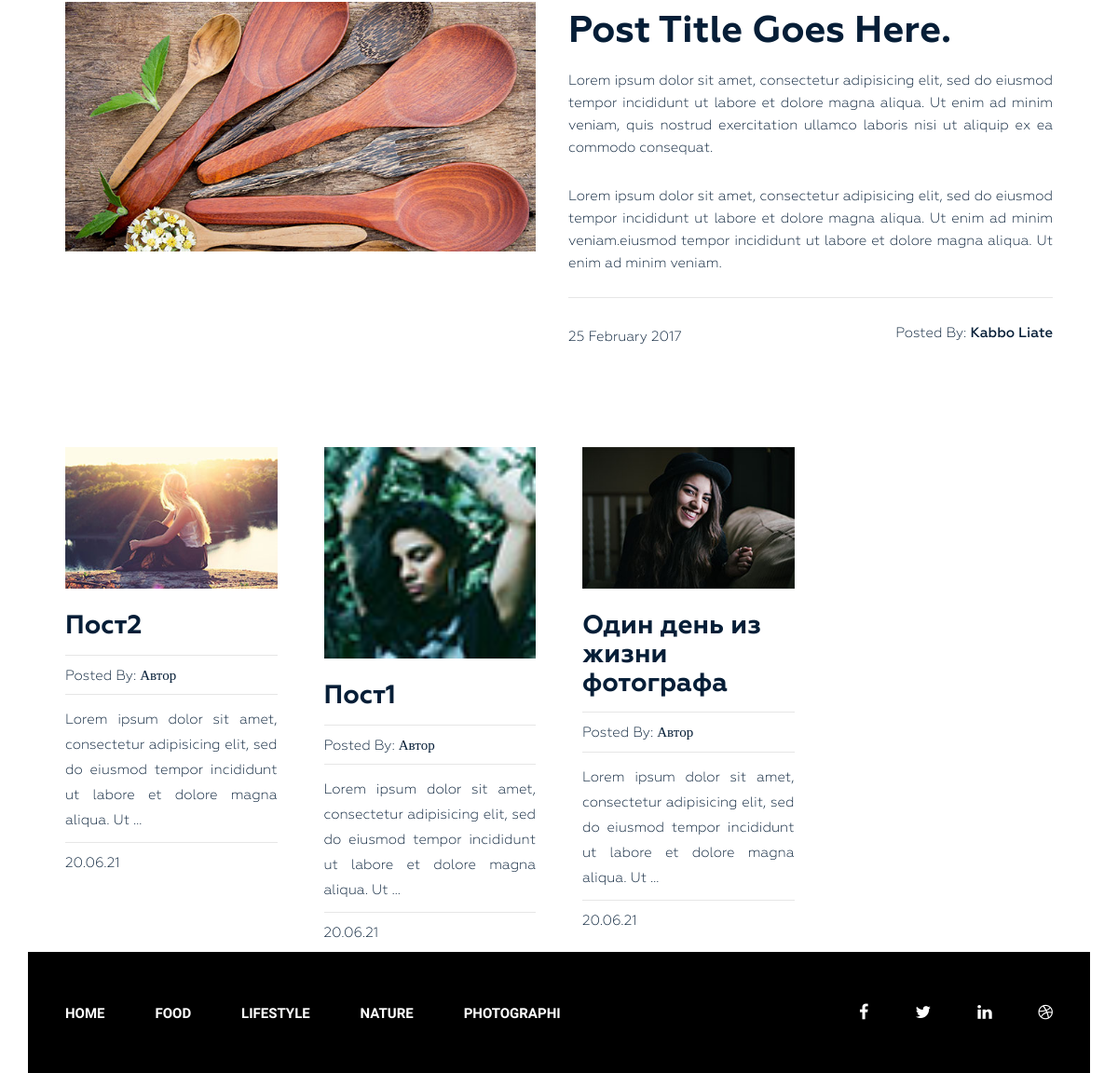
The app's page / (lower part), older data.
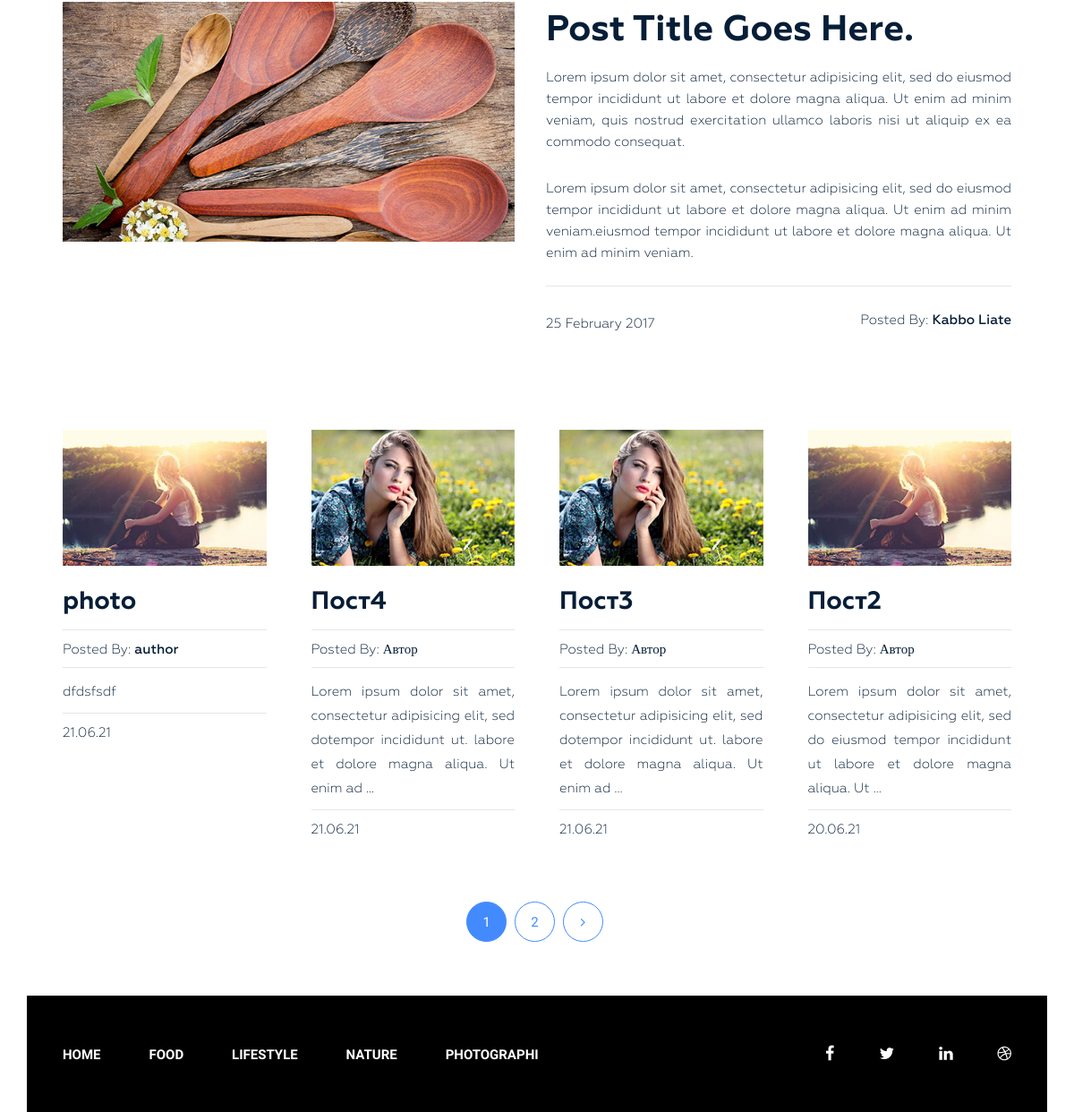
The same page, newer data.
### Blog/models.py (models this page shows, shortened)
class Post(models.Model):
    title = models.CharField(max_length=250, verbose_name='Наименование')
    slug = models.SlugField(max_length=50, verbose_name='Url', unique=True)
    author = models.CharField(max_length=100, verbose_name='Автор')
    content = models.TextField(blank=True, verbose_name='Контент')
    created_at = models.DateTimeField(auto_now_add=True, verbose_name='Дата создания')
    photo = models.ImageField(upload_to='photos/%Y/%m/%d/',blank=True, verbose_name='Изображение')
    views = models.IntegerField(default=0, verbose_name='Просмотры')
    category = models.ForeignKey(Category, on_delete=models.PROTECT, related_name='posts')
    tags = models.ManyToManyField(Tag, blank=True, related_name='posts', verbose_name='Посты')
    def get_absolute_url(self):
        return reverse('post', kwargs={'slug': self.slug})
    class Meta():
        verbose_name = 'Статья'
        verbose_name_plural = 'Статьи'
        ordering = ['-created_at']

class Category(models.Model):
    title = models.CharField(max_length=250, verbose_name='Наименование')
    slug = models.SlugField(max_length=50, verbose_name='Url', unique=True)
    def get_absolute_url(self):
        return reverse('category', kwargs={'slug': self.slug})
    class Meta():
        verbose_name = 'Категория (ю)'
        verbose_name_plural = 'Категории'
        ordering = ['title']

### Blog/views.py (the view)
# urls.py: path('', Home.as_view(), name='home'),
class Home(ListView):
    model = Post
    template_name = 'Blog/index.html'
    context_object_name = 'posts'
    paginate_by = 4
    def get_context_data(self, *, object_list=None, **kwargs):
        context = super().get_context_data(**kwargs)
        context['title'] = 'Classic Blog Design'
        return context

### Blog/templatetags/menu.py (called while the page is built)
@register.inclusion_tag('Blog/menu_tpl.html')
def show_menu(menu_class='menu'):
    categories = Category.objects.all()
    return {'categories': categories, 'menu_class': menu_class}

### Blog/templates/Blog/index.html (shortened to what this page needs)
{% extends 'base.html' %}
{% load static %}
{% block content %}
<section class="blog-post-area">
    <div class="container">
        <div class="row">
            <div class="blog-post-area-style">
                    <div class="col-md-12">
                        <div class="single-post-big">
                            <div class="big-image">
                                <img src="{% static 'img/post-image1.jpg' %}" alt="">
                            </div>
                            <div class="big-text">
                                <h3><a href="#">Post Title Goes Here.</a></h3>
                                <p>Lorem ipsum dolor sit amet, consectetur adipisicing elit, sed do eiusmod tempor incididunt ut labore et dolore magna aliqua. Ut enim ad minim veniam, quis nostrud exercitation ullamco laboris nisi ut aliquip ex ea commodo consequat.</p>
                                <p>Lorem ipsum dolor sit amet, consectetur adipisicing elit, sed do eiusmod tempor incididunt ut labore et dolore magna aliqua. Ut enim ad minim veniam.eiusmod tempor incididunt ut labore et dolore magna aliqua. Ut enim ad minim veniam.</p>
                                <h4><span class="date">25 February 2017</span><span class="author">Posted By: <span class="author-name">Kabbo Liate</span></span>
                                </h4>
                            </div>
                        </div>
                    </div>
                    {% for post in posts %}
                      <div class="col-md-3">
                        <div class="single-post">
                          {% if post.photo %}
                          <img src="{{ post.photo.url }}" alt="{{ post.title }}">
                          {% else %}
                          <img src="https://picsum.photos/id/237/300/201" alt="{{ post.title }}">
                          {% endif %}
                            <h3><a href="{{ post.get_absolute_url }}">{{ post.title }}</a></h3>
                            <h4><span>Posted By: <span class="author-name">{{ post.author }}</span></span>
                            </h4>
                            {{ post.content|truncatewords_html:20|safe }}
                            <h4><span>{{ post.created_at|date:"d.m.y" }}</span></h4>
                        </div>
                      </div>
                    {% endfor %}
            </div>
        </div>
    </div>
    {% include 'inc/_paginator.html' %}
</section>
{% endblock %}

### Blog/templates/Blog/menu_tpl.html
<div class="{{ menu_class }}">
    <ul>
        <li><a href="{% url 'home' %}">Home</a></li>
        {% for item in categories %}
          <li><a href="{{ item.get_absolute_url }}">{{ item.title }}</a></li>
        {% endfor %}
    </ul>
</div>

Row changes from the older to the newer data that the page shows:
no longer on this page (row edited): Post: photo (picture), title "Пост1", author "Автор", content "Lorem ipsum dolor sit amet, consectetur adipisicing elit, sed do eiusmod tempor incididunt ut labore et dolore magna aliqua. Ut …", created_at "20.06.21"
no longer on this page (row unchanged): Post: photo (picture), title "Один день из жизни фотографа", author "Автор", content "Lorem ipsum dolor sit amet, consectetur adipisicing elit, sed do eiusmod tempor incididunt ut labore et dolore magna aliqua. Ut …", created_at "20.06.21"
added Post: photo (picture), title "photo", author "author", content "dfdsfsdf", created_at "21.06.21"
added Post: photo (picture), title "Пост4", author "Автор", content "Lorem ipsum dolor sit amet, consectetur adipisicing elit, sed dotempor incididunt ut. labore et dolore magna aliqua. Ut enim ad …", created_at "21.06.21"
added Post: photo (picture), title "Пост3", author "Автор", content "Lorem ipsum dolor sit amet, consectetur adipisicing elit, sed dotempor incididunt ut. labore et dolore magna aliqua. Ut enim ad …", created_at "21.06.21"
Text that changed along with them:
new list line: "1"
new list line: "2"
